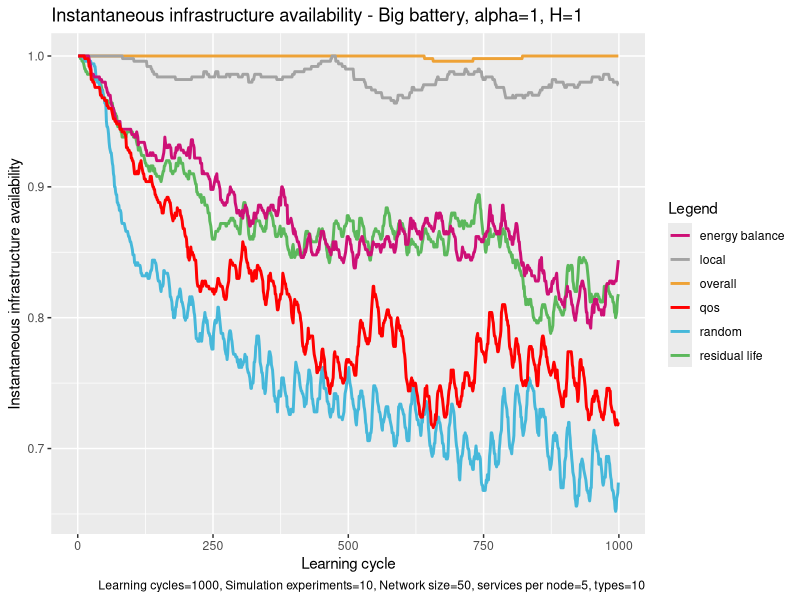

This chart was generated by the following R code:
# execute all lines: ctrl + shift + enter

library(ggplot2)

# set working directory here
setwd(dirname(rstudioapi::getSourceEditorContext()$path))

overall <- read.table("exp_assembly_overall_energy_template.txt", 
                      header = F,
                      sep = " ",
                      col.names= c("overallx", "overally")
)

random <- read.table("exp_assembly_random.txt", 
                     header = F,
                     sep = " ",
                     col.names= c("randomx", "randomy")
)

res <- read.table("exp_assembly_residual_life_template.txt", 
                  header = F,
                  sep = " ",
                  col.names= c("resx","resy")
)

local <- read.table("exp_assembly_local_energy_template.txt", 
                    header = F,
                    sep = " ",
                    col.names= c("locx","locy")
)

learning <- read.table("exp_assembly_fair_energyBP.txt", 
                          header = F,
                          sep = " ",
                          col.names= c("enx","eny")
)

qos <- read.table("exp_assembly_QoS.txt", 
                       header = F,
                       sep = " ",
                       col.names= c("qosx","qosy")
)


overall_x <- overall$overallx
overall_y <- overall$overally

random_y <- random$randomy
res_y <- res$resy
local_y <- local$locy
energyAware_y <- learning$eny
qos_y <- qos$qosy

head(overall)

colors <- c("overall" = "#EEA236", "residual life" = "#5CB85C", "random" = "#46B8DA", "local"="gray64", "energy balance"="deeppink3", "qos"="#FF0000")

ggplot(data=local, aes(x=overall_x, col = group)) + 
  
  geom_line(aes(y = overall_y, color = "overall"), size = 1) +
  geom_line(aes(y = res_y, color = "residual life"), size = 1) +
  geom_line(aes(y = random_y, color = "random"), size = 1) +
  geom_line(aes(y = local_y, color = "local"), size = 1) +
  geom_line(aes(y = energyAware_y, color = "energy balance"), size = 1) +
  geom_line(aes(y = qos_y, color = "qos"), size = 1) +
  
  labs(x = "Learning cycle",
       y = "Instantaneous infrastructure availability",
       color = "Legend",
       title = "Instantaneous infrastructure availability - Big battery, alpha=1, H=1", 
       caption = "Learning cycles=1000, Simulation experiments=10, Network size=50, services per node=5, types=10") +
  
  scale_color_manual(values = colors)
